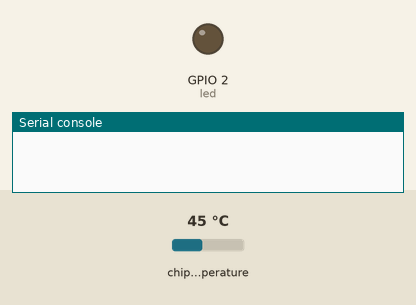
This program was run on a simulated ESP32 board running MicroPython. Parts: output pins drawn as LEDs (lit = HIGH), the last lines printed to the serial console. The test bench sets the inputs (shaded band); at power-on: chip temperature 45 °C. WiFi joins after 1.5 s; web requests get an empty 200 reply after 0.4 s.

Above: at 0.1 s.
At 1.8 s:
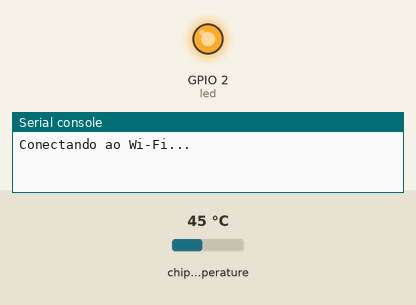
Timing chart, 0 to 3.5 s (numbered marks = the images above):
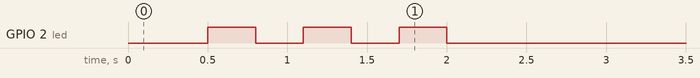

The program:

main.py
```python
import network
import urequests
import ujson
import time
import esp32
from machine import Pin

led = Pin(2, Pin.OUT)

# ── Configurações (idealmente num config.py separado) ──
SSID = "Glads 2.4GHZ"
PASSWORD = "GladsLello*12"

# URL da sua Lambda local — troque pelo IP do seu PC na rede
# (não funciona com localhost — ESP32 é outro dispositivo)
LAMBDA_URL = "http://192.168.0.9:3000/dev/temperatura"

DISPOSITIVO = "esp32-sala"
INTERVALO_SEGUNDOS = 0.5


def connect_wifi():
    wlan = network.WLAN(network.STA_IF)
    wlan.active(False)
    time.sleep(0.5)
    wlan.active(True)

    if not wlan.isconnected():
        print("Conectando ao Wi-Fi...")
        wlan.connect(SSID, PASSWORD)
        timeout = 0
        while not wlan.isconnected() and timeout < 20:
            led.on(); time.sleep(0.3); led.off(); time.sleep(0.3)
            timeout += 1

    if wlan.isconnected():
        print("Conectado! IP:", wlan.ifconfig()[0])
        return True

    print("Falha ao conectar.")
    return False


def ler_temperatura():
    temp_f = esp32.raw_temperature()
    return round((temp_f - 32) * 5 / 9, 1)


def enviar_leitura(temp_c):
    """
    Agora o ESP32 só envia dados — não decide nada.
    Quem decide se manda WhatsApp é a Lambda.
    """
    payload = ujson.dumps({
        "dispositivo": DISPOSITIVO,
        "temperatura": temp_c
    })

    try:
        response = urequests.post(
            LAMBDA_URL,
            data=payload,
            headers={"Content-Type": "application/json"}
        )

        if response.status_code == 200:
            dados = ujson.loads(response.text)
            print("Lambda respondeu:", dados.get("nivel"), "|", dados.get("alerta"))

            # Pisca LED conforme o nível retornado pela Lambda
            nivel = dados.get("nivel", "normal")
            if nivel == "critico":
                _pisca_led(10, 0.1)   # pisca rápido — urgente
            elif nivel == "atencao":
                _pisca_led(3, 0.3)    # pisca devagar — atenção
            else:
                led.on(); time.sleep(1); led.off()  # acende 1s — ok

        response.close()

    except Exception as e:
        print("Erro ao enviar:", e)


def _pisca_led(vezes, intervalo):
    for _ in range(vezes):
        led.on(); time.sleep(intervalo)
        led.off(); time.sleep(intervalo)


# ── Execução principal ──
if connect_wifi():
    while True:
        temp = ler_temperatura()
        print(f"Temperatura: {temp}°C")
        enviar_leitura(temp)
        time.sleep(INTERVALO_SEGUNDOS)
```
